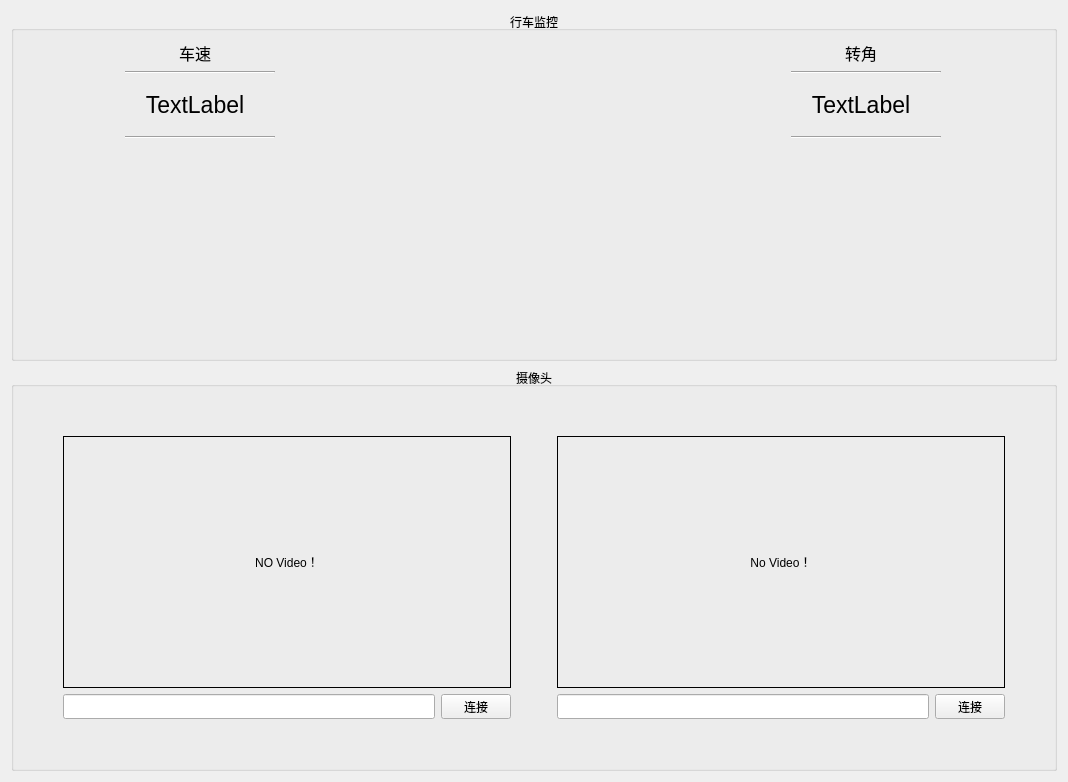
          <widget class="QWidget" name="tab_status">
           <attribute name="title">
            <string>基本</string>
           </attribute>
           <layout class="QVBoxLayout" name="verticalLayout_11">
            <item>
             <layout class="QVBoxLayout" name="verticalLayout_10">
              <item>
               <widget class="QGroupBox" name="groupBox_2">
                <property name="minimumSize">
                 <size>
                  <width>320</width>
                  <height>350</height>
                 </size>
                </property>
                <property name="maximumSize">
                 <size>
                  <width>16777215</width>
                  <height>350</height>
                 </size>
                </property>
                <property name="title">
                 <string>行车监控</string>
                </property>
                <property name="alignment">
                 <set>Qt::AlignCenter</set>
                </property>
                <property name="flat">
                 <bool>false</bool>
                </property>
                <property name="checkable">
                 <bool>false</bool>
                </property>
                <layout class="QVBoxLayout" name="verticalLayout_24">
                 <item>
                  <layout class="QHBoxLayout" name="horizontalLayout_6">
                   <item>
                    <layout class="QVBoxLayout" name="verticalLayout_20">
                     <item>
                      <widget class="QLabel" name="label_7">
                       <property name="minimumSize">
                        <size>
                         <width>140</width>
                         <height>25</height>
                        </size>
                       </property>
                       <property name="maximumSize">
                        <size>
                         <width>140</width>
                         <height>25</height>
                        </size>
                       </property>
                       <property name="font">
                        <font>
                         <pointsize>12</pointsize>
                        </font>
                       </property>
                       <property name="text">
                        <string>车速</string>
                       </property>
                       <property name="alignment">
                        <set>Qt::AlignCenter</set>
                       </property>
                      </widget>
                     </item>
                     <item>
                      <widget class="Line" name="line_5">
                       <property name="orientation">
                        <enum>Qt::Horizontal</enum>
                       </property>
                      </widget>
                     </item>
                     <item>
                      <widget class="QLabel" name="label_linear_x">
                       <property name="minimumSize">
                        <size>
                         <width>140</width>
                         <height>50</height>
                        </size>
                       </property>
                       <property name="maximumSize">
                        <size>
                         <width>140</width>
                         <height>50</height>
                        </size>
                       </property>
                       <property name="font">
                        <font>
                         <pointsize>17</pointsize>
                        </font>
                       </property>
                       <property name="layoutDirection">
                        <enum>Qt::LeftToRight</enum>
                       </property>
                       <property name="text">
                        <string>TextLabel</string>
                       </property>
                       <property name="alignment">
                        <set>Qt::AlignCenter</set>
                       </property>
                      </widget>
                     </item>
                     <item>
                      <widget class="Line" name="line_7">
                       <property name="orientation">
                        <enum>Qt::Horizontal</enum>
                       </property>
                      </widget>
                     </item>
                     <item>
                      <spacer name="verticalSpacer_2">
                       <property name="orientation">
                        <enum>Qt::Vertical</enum>
                       </property>
                       <property name="sizeHint" stdset="0">
                        <size>
                         <width>20</width>
                         <height>40</height>
                        </size>
                       </property>
                      </spacer>
                     </item>
                     <item>
                      <widget class="QLabel" name="label_turn_left">
                       <property name="minimumSize">
                        <size>
                         <width>150</width>
                         <height>150</height>
                        </size>
                       </property>
                       <property name="maximumSize">
                        <size>
                         <width>150</width>
                         <height>150</height>
                        </size>
                       </property>
                       <property name="text">
                        <string/>
                       </property>
                       <property name="scaledContents">
                        <bool>true</bool>
                       </property>
                      </widget>
                     </item>
                    </layout>
                   </item>
                   <item>
                    <widget class="QWidget" name="widget_speed" native="true">
                     <property name="minimumSize">
                      <size>
                       <width>300</width>
                       <height>300</height>
                      </size>
                     </property>
                     <property name="maximumSize">
                      <size>
                       <width>300</width>
                       <height>300</height>
                      </size>
                     </property>
                    </widget>
                   </item>
                   <item>
                    <layout class="QVBoxLayout" name="verticalLayout_23">
                     <item>
                      <widget class="QLabel" name="label_8">
                       <property name="minimumSize">
                        <size>
                         <width>140</width>
                         <height>25</height>
                        </size>
                       </property>
                       <property name="maximumSize">
                        <size>
                         <width>140</width>
                         <height>25</height>
                        </size>
                       </property>
                       <property name="font">
                        <font>
                         <pointsize>12</pointsize>
                        </font>
                       </property>
                       <property name="text">
                        <string>转角</string>
                       </property>
                       <property name="alignment">
                        <set>Qt::AlignCenter</set>
                       </property>
                      </widget>
                     </item>
                     <item>
                      <widget class="Line" name="line_6">
                       <property name="orientation">
                        <enum>Qt::Horizontal</enum>
                       </property>
                      </widget>
                     </item>
                     <item>
                      <widget class="QLabel" name="label_angular_z">
                       <property name="minimumSize">
                        <size>
                         <width>140</width>
                         <height>50</height>
                        </size>
                       </property>
                       <property name="maximumSize">
                        <size>
                         <width>140</width>
                         <height>50</height>
                        </size>
                       </property>
                       <property name="font">
                        <font>
                         <pointsize>17</pointsize>
                        </font>
                       </property>
                       <property name="text">
                        <string>TextLabel</string>
                       </property>
                       <property name="alignment">
                        <set>Qt::AlignCenter</set>
                       </property>
                      </widget>
                     </item>
                     <item>
                      <widget class="Line" name="line_8">
                       <property name="orientation">
                        <enum>Qt::Horizontal</enum>
                       </property>
                      </widget>
                     </item>
                     <item>
                      <spacer name="verticalSpacer_3">
                       <property name="orientation">
                        <enum>Qt::Vertical</enum>
                       </property>
                       <property name="sizeHint" stdset="0">
                        <size>
                         <width>20</width>
                         <height>40</height>
                        </size>
                       </property>
                      </spacer>
                     </item>
                     <item>
                      <widget class="QLabel" name="label_turn_right">
                       <property name="minimumSize">
                        <size>
                         <width>150</width>
                         <height>150</height>
                        </size>
                       </property>
                       <property name="maximumSize">
                        <size>
                         <width>150</width>
                         <height>150</height>
                        </size>
                       </property>
                       <property name="text">
                        <string/>
                       </property>
                       <property name="scaledContents">
                        <bool>true</bool>
                       </property>
                      </widget>
                     </item>
                    </layout>
                   </item>
                  </layout>
                 </item>
                </layout>
               </widget>
              </item>
              <item>
               <widget class="QGroupBox" name="groupBox_3">
                <property name="minimumSize">
                 <size>
                  <width>320</width>
                  <height>250</height>
                 </size>
                </property>
                <property name="title">
                 <string>摄像头</string>
                </property>
                <property name="alignment">
                 <set>Qt::AlignCenter</set>
                </property>
                <layout class="QVBoxLayout" name="verticalLayout_22">
                 <item>
                  <spacer name="verticalSpacer_8">
                   <property name="orientation">
                    <enum>Qt::Vertical</enum>
                   </property>
                   <property name="sizeHint" stdset="0">
                    <size>
                     <width>20</width>
                     <height>40</height>
                    </size>
                   </property>
                  </spacer>
                 </item>
                 <item>
                  <layout class="QHBoxLayout" name="horizontalLayout_11">
                   <item>
                    <spacer name="horizontalSpacer_7">
                     <property name="orientation">
                      <enum>Qt::Horizontal</enum>
                     </property>
                     <property name="sizeHint" stdset="0">
                      <size>
                       <width>40</width>
                       <height>20</height>
                      </size>
                     </property>
                    </spacer>
                   </item>
                   <item>
                    <layout class="QVBoxLayout" name="verticalLayout_7" stretch="0,0">
                     <item>
                      <widget class="QLabel" name="label_image">
                       <property name="minimumSize">
                        <size>
                         <width>448</width>
                         <height>252</height>
                        </size>
                       </property>
                       <property name="maximumSize">
                        <size>
                         <width>448</width>
                         <height>252</height>
                        </size>
                       </property>
                       <property name="styleSheet">
                        <string notr="true">border: 1px solid black</string>
                       </property>
                       <property name="text">
                        <string>NO Video！</string>
                       </property>
                       <property name="scaledContents">
                        <bool>true</bool>
                       </property>
                       <property name="alignment">
                        <set>Qt::AlignCenter</set>
                       </property>
                      </widget>
                     </item>
                     <item>
                      <layout class="QHBoxLayout" name="horizontalLayout_5" stretch="0,0">
                       <item>
                        <widget class="QLineEdit" name="lineEdit_image_topic">
                         <property name="minimumSize">
                          <size>
                           <width>0</width>
                           <height>25</height>
                          </size>
                         </property>
                         <property name="maximumSize">
                          <size>
                           <width>16777215</width>
                           <height>25</height>
                          </size>
                         </property>
                        </widget>
                       </item>
                       <item>
                        <widget class="QPushButton" name="pushButton_sub_image">
                         <property name="minimumSize">
                          <size>
                           <width>70</width>
                           <height>25</height>
                          </size>
                         </property>
                         <property name="maximumSize">
                          <size>
                           <width>70</width>
                           <height>25</height>
                          </size>
                         </property>
                         <property name="text">
                          <string>连接</string>
                         </property>
                        </widget>
                       </item>
                      </layout>
                     </item>
                    </layout>
                   </item>
                   <item>
                    <spacer name="horizontalSpacer_6">
                     <property name="orientation">
                      <enum>Qt::Horizontal</enum>
                     </property>
                     <property name="sizeHint" stdset="0">
                      <size>
                       <width>40</width>
                       <height>20</height>
                      </size>
                     </property>
                    </spacer>
                   </item>
                   <item>
                    <layout class="QVBoxLayout" name="verticalLayout_21">
                     <item>
                      <widget class="QLabel" name="label_image_2">
                       <property name="minimumSize">
                        <size>
                         <width>448</width>
                         <height>252</height>
                        </size>
                       </property>
                       <property name="maximumSize">
                        <size>
                         <width>448</width>
                         <height>252</height>
                        </size>
                       </property>
                       <property name="styleSheet">
                        <string notr="true">border: 1px solid black</string>
                       </property>
                       <property name="text">
                        <string>No Video！</string>
                       </property>
                       <property name="scaledContents">
                        <bool>true</bool>
                       </property>
                       <property name="alignment">
                        <set>Qt::AlignCenter</set>
                       </property>
                      </widget>
                     </item>
                     <item>
                      <layout class="QHBoxLayout" name="horizontalLayout_10">
                       <item>
                        <widget class="QLineEdit" name="lineEdit_image_topic_2">
                         <property name="minimumSize">
                          <size>
                           <width>0</width>
                           <height>25</height>
                          </size>
                         </property>
                         <property name="maximumSize">
                          <size>
                           <width>16777215</width>
                           <height>25</height>
                          </size>
                         </property>
                        </widget>
                       </item>
                       <item>
                        <widget class="QPushButton" name="pushButton_sub_image_2">
                         <property name="minimumSize">
                          <size>
                           <width>70</width>
                           <height>25</height>
                          </size>
                         </property>
                         <property name="maximumSize">
                          <size>
                           <width>70</width>
                           <height>25</height>
                          </size>
                         </property>
                         <property name="text">
                          <string>连接</string>
                         </property>
                        </widget>
                       </item>
                      </layout>
                     </item>
                    </layout>
                   </item>
                   <item>
                    <spacer name="horizontalSpacer_8">
                     <property name="orientation">
                      <enum>Qt::Horizontal</enum>
                     </property>
                     <property name="sizeHint" stdset="0">
                      <size>
                       <width>40</width>
                       <height>20</height>
                      </size>
                     </property>
                    </spacer>
                   </item>
                  </layout>
                 </item>
                 <item>
                  <spacer name="verticalSpacer_7">
                   <property name="orientation">
                    <enum>Qt::Vertical</enum>
                   </property>
                   <property name="sizeHint" stdset="0">
                    <size>
                     <width>20</width>
                     <height>40</height>
                    </size>
                   </property>
                  </spacer>
                 </item>
                </layout>
               </widget>
              </item>
             </layout>
            </item>
           </layout>
          </widget>
